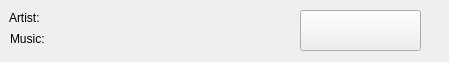
<?xml version="1.0" encoding="UTF-8"?>
<ui version="4.0">
 <class>MediaInfo</class>
 <widget class="QWidget" name="MediaInfo">
  <property name="geometry">
   <rect>
    <x>0</x>
    <y>0</y>
    <width>449</width>
    <height>62</height>
   </rect>
  </property>
  <property name="windowTitle">
   <string>Form</string>
  </property>
  <property name="styleSheet">
   <string notr="true"/>
  </property>
  <widget class="QLabel" name="label">
   <property name="geometry">
    <rect>
     <x>10</x>
     <y>30</y>
     <width>281</width>
     <height>17</height>
    </rect>
   </property>
   <property name="text">
    <string>Music:</string>
   </property>
  </widget>
  <widget class="QLabel" name="label_2">
   <property name="geometry">
    <rect>
     <x>9</x>
     <y>9</y>
     <width>281</width>
     <height>17</height>
    </rect>
   </property>
   <property name="text">
    <string>Artist:</string>
   </property>
  </widget>
  <widget class="QPushButton" name="pushButton">
   <property name="geometry">
    <rect>
     <x>300</x>
     <y>10</y>
     <width>121</width>
     <height>41</height>
    </rect>
   </property>
   <property name="styleSheet">
    <string notr="true">image:url(:/img/button-get-it-on-google-play.png)</string>
   </property>
   <property name="text">
    <string/>
   </property>
   <property name="icon">
    <iconset resource="resources.qrc">
     <normaloff>:/img/button-get-it-on-google-play.png</normaloff>:/img/button-get-it-on-google-play.png</iconset>
   </property>
   <property name="iconSize">
    <size>
     <width>200</width>
     <height>40</height>
    </size>
   </property>
  </widget>
 </widget>
 <resources>
  <include location="resources.qrc"/>
 </resources>
 <connections/>
</ui>
